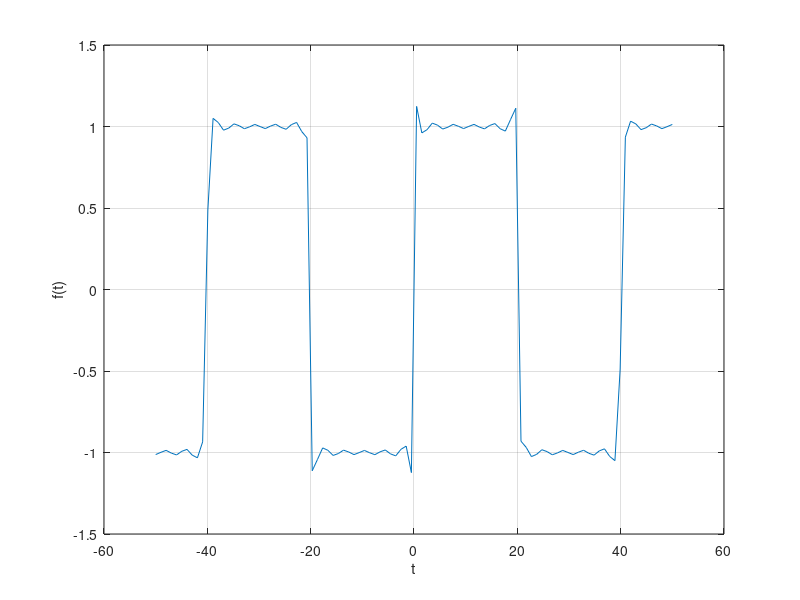

Reproduce this figure in MATLAB.
time = linspace(-50,50,100);   
fc = 0;                    
Perioada = 40;
N=50;
W0 = (2*pi)/Perioada; 
                        

for v=-N:1:N
 
    if(v==0)                
        continue;
    end;
 
    Cf = ((1)/(pi*1i*v))*(1-exp(-pi*1i*v));    
    fv = Cf*exp(W0*1i*v*time);                 
    fc = fc + fv;                               
 
end
 
plot(time, fc);
grid on;
xlabel('t');
ylabel('f(t)');
